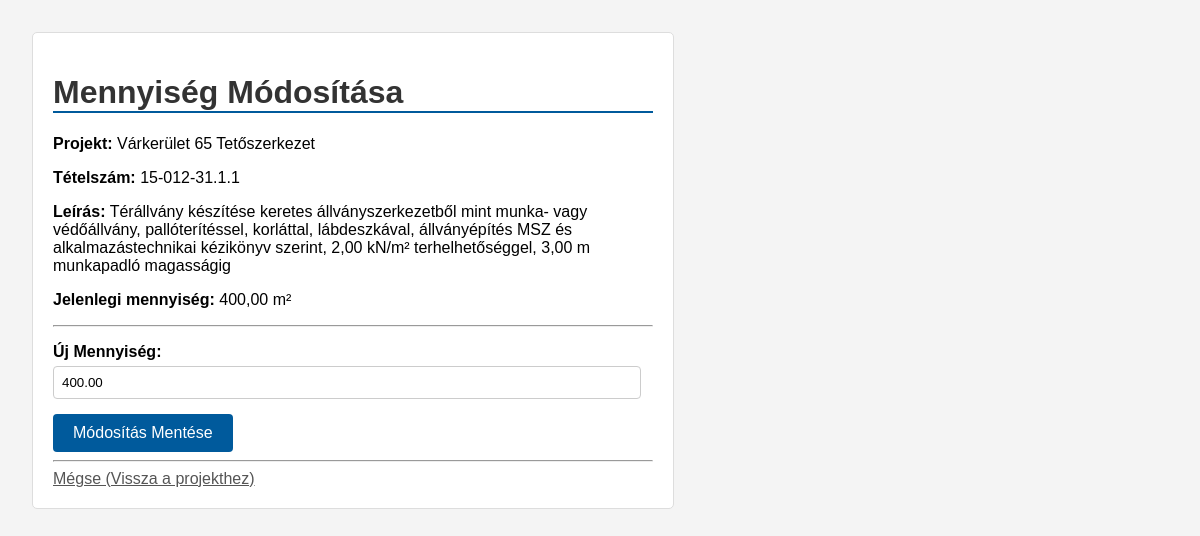
/tetelsor/1/edit_quantity/, run on the app's committed database.
### projects/models.py (models this page shows, shortened)
class Tetelsor(models.Model):
    project = models.ForeignKey(Project, related_name='tetelsorok', on_delete=models.CASCADE,
                                verbose_name="Kapcsolódó Projekt")
    sorszam = models.CharField(max_length=50, verbose_name="Sorszám", blank=True)
    tetelszam = models.CharField(max_length=100, verbose_name="Tételszám", db_index=True)
    leiras = models.TextField(verbose_name="Leírás (Feladat)")
    mennyiseg = models.DecimalField(max_digits=10, decimal_places=2, default=0, verbose_name="Mennyiség")
    egyseg = models.CharField(max_length=20, verbose_name="Egység (ME)", blank=True)
    material = models.ForeignKey(Material, on_delete=models.SET_NULL, null=True, blank=True,
                                 verbose_name="Kapcsolódó Anyag")
    labor_split_percentage = models.DecimalField(max_digits=5, decimal_places=2, default=100.00,
                                                 verbose_name="Saját munka felosztás (%)")
    dij_egysegre_sajat = models.DecimalField(max_digits=12, decimal_places=2, default=0,
                                             verbose_name="Díj Egységre (Saját)")
    dij_egysegre_alv = models.DecimalField(max_digits=12, decimal_places=2, default=0,
                                           verbose_name="Díj Egységre (Alváll.)")
    sajat_munkadij_osszesen = models.DecimalField(max_digits=12, decimal_places=2, default=0,
                                                  verbose_name="Saját Munkadíj Összesen")
    alv_munkadij_osszesen = models.DecimalField(max_digits=12, decimal_places=2, default=0,
                                                verbose_name="Alvállalkozói Díj Összesen")
    progress_percentage = models.DecimalField(max_digits=5, decimal_places=2, default=0.00,
                                              verbose_name="Készültségi fok (%)")
    anyag_osszesen = models.DecimalField(max_digits=12, decimal_places=2, default=0, verbose_name="Anyag Összesen")
    megjegyzes = models.TextField(verbose_name="Megjegyzés", blank=True, null=True)
    engy_kod = models.CharField(max_length=50, verbose_name="ÉNGY kód", blank=True, null=True)
    k_jelzo = models.CharField(max_length=50, verbose_name="K.jelző", blank=True, null=True)
    munkanem = models.ForeignKey(Munkanem, on_delete=models.SET_NULL, null=True, blank=True, verbose_name="Munkanem")
    normaido = models.DecimalField(max_digits=10, decimal_places=2, default=0, verbose_name="Normaidő (óra)")
    alvallalkozo = models.ForeignKey(Alvallalkozo, on_delete=models.SET_NULL, null=True, blank=True,
                                     verbose_name="Alvállalkozó")
    cpr_kod = models.CharField(max_length=50, verbose_name="CPR kód", blank=True, null=True)
    class Meta:
        verbose_name, verbose_name_plural, unique_together = "Tételsor", "Tételsorok", ('project', 'tetelszam')

class Project(models.Model):
    STATUS_CHOICES = [
        ('TERVEZES', 'Tervezés alatt'), ('FOLYAMATBAN', 'Folyamatban'), ('BEFEJEZETT', 'Befejezett'),
        ('LEZART', 'Lezárt (Pénzügyileg is)'), ('TORLES_KERELEM', 'Törlés Kérelmezve'),
    ]
    name = models.CharField(max_length=200, verbose_name="Projekt neve")
    location = models.CharField(max_length=255, verbose_name="Helyszín (cím)")
    client = models.CharField(max_length=150, verbose_name="Ügyfél neve", blank=True)
    start_date = models.DateField(verbose_name="Kezdés dátuma", null=True, blank=True)
    end_date = models.DateField(verbose_name="Tervezett befejezés", null=True, blank=True)
    status = models.CharField(max_length=20, choices=STATUS_CHOICES, default='TERVEZES', verbose_name="Státusz")
    budget = models.DecimalField(max_digits=12, decimal_places=2, verbose_name="Költségvetés (Ft)", null=True,
                                 blank=True)
    hourly_rate = models.DecimalField(max_digits=10, decimal_places=2, verbose_name="Rezsíóabér (Ft/óra)", default=5000)
    vat_rate = models.DecimalField(max_digits=5, decimal_places=2, verbose_name="ÁFA kulcs (%)", default=27.00)
    hours_per_day = models.DecimalField(max_digits=4, decimal_places=2, verbose_name="Tervezett munkaóra / nap",
                                        default=8.00)
    class Meta:
        verbose_name = "Projekt"
        verbose_name_plural = "Projektek"

### projects/views.py (the view)
# urls.py: path('tetelsor/<int:pk>/edit_quantity/', views.tetelsor_update_quantity, name='tetelsor-edit-quantity'),
def tetelsor_update_quantity(request, pk):
    tetelsor = get_object_or_404(Tetelsor, id=pk)
    if request.method == 'POST':
        form = TetelsorQuantityForm(request.POST, instance=tetelsor);
        if form.is_valid(): form.save(); return redirect('project-detail', pk=tetelsor.project.id)
    else: form = TetelsorQuantityForm(instance=tetelsor)
    context = {'form': form, 'tetelsor': tetelsor}; return render(request, 'projects/tetelsor_form.html', context)

### projects/forms.py
class TetelsorQuantityForm(forms.ModelForm):
    class Meta:
        model = Tetelsor
        fields = ['mennyiseg']
        labels = {'mennyiseg': 'Új Mennyiség'}
        widgets = {'mennyiseg': forms.NumberInput(attrs={'step': '0.01'})}

### projects/templates/projects/tetelsor_form.html (shortened to what this page needs)
<!DOCTYPE html>
<html lang="hu">
<head>
</head>
<body>
    <div class="container">
        <h1>Mennyiség Módosítása</h1>
        <p><strong>Projekt:</strong> {{ tetelsor.project.name }}</p>
        <p><strong>Tételszám:</strong> {{ tetelsor.tetelszam }}</p>
        <p><strong>Leírás:</strong> {{ tetelsor.leiras }}</p>
        <p><strong>Jelenlegi mennyiség:</strong> {{ tetelsor.mennyiseg }} {{ tetelsor.egyseg }}</p>
        <hr>
        <form method="POST">
            {{ form.as_p }}
            <button type="submit">Módosítás Mentése</button>
        </form>
        <hr>
        <a href="{% url 'project-detail' tetelsor.project.id %}" style="color: #555;">Mégse (Vissza a projekthez)</a>
    </div>
</body>
</html>

### projects/templates/projects/tetelsor_form.html (style rules this page uses)
body { font-family: sans-serif; margin: 2em; background-color: #f4f4f4; }
.container { background-color: #fff; border: 1px solid #ddd; border-radius: 5px; padding: 20px; max-width: 600px; }
h1 { color: #333; border-bottom: 2px solid #005a9c; }
form p { margin-bottom: 15px; }
form label { display: block; font-weight: bold; margin-bottom: 5px; }
form input { width: 95%; padding: 8px; border: 1px solid #ccc; border-radius: 4px; }
button { background-color: #005a9c; color: white; padding: 10px 20px; border: none; border-radius: 4px; cursor: pointer; font-size: 1em; }

### data on the page
Tetelsor: project.name "Várkerület 65 Tetőszerkezet", tetelszam "15-012-31.1.1", leiras "Térállvány készítése keretes állványszerkezetből mint munka- vagy védőállvány, pallóterítéssel, korláttal, lábdeszkával, állványépítés MSZ és alkalmazástechnikai kézikönyv szerint, 2,00 kN/m² terhelhetőséggel, 3,00 m munkapadló magasságig", mennyiseg "400,00", egyseg "m²", mennyiseg "400.00"
